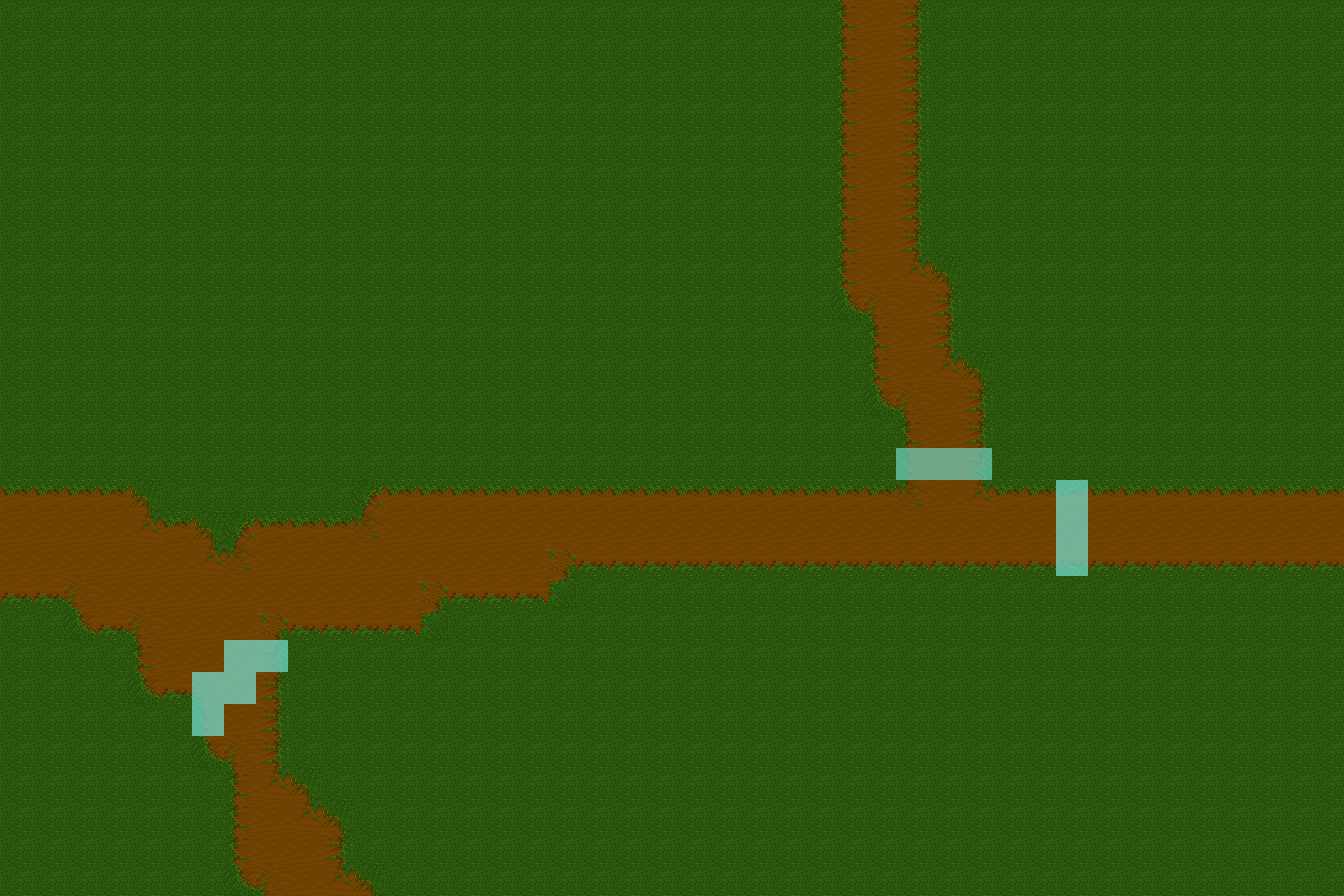

This is a level from a 2D game, rendered from its Tiled map with the project's own tilesets. A one-line summary and the map file follow, with tile-layer data summarised:
An orthogonal 42x28 tile map with 32x32 px tiles, 4 tile layers (Map, Cutscene3, Cutscene2, Cutscene1).

<map version="1.2" tiledversion="1.3.3" orientation="orthogonal" renderorder="right-down" width="42" height="28" tilewidth="32" tileheight="32" infinite="0" nextlayerid="7" nextobjectid="1">
 <tileset firstgid="1" name="map_tiles" tilewidth="32" tileheight="32" tilecount="16" columns="4">
  <image source="map_tiles.png" width="128" height="128" />
  <terraintypes>
   <terrain name="Nuevo Terreno" tile="0" />
  </terraintypes>
  <tile id="2" terrain=",0,0,0" />
  <tile id="3" terrain="0,,0,0" />
  <tile id="4" terrain="0,0,0," />
  <tile id="5" terrain="0,0,0,0" />
  <tile id="6" terrain="0,,0," />
  <tile id="7" terrain=",,0," />
  <tile id="9" terrain="0,0,,0" />
  <tile id="10" terrain=",,,0" />
  <tile id="11" terrain=",,0,0" />
  <tile id="12" terrain="0,0,," />
  <tile id="13" terrain=",0,," />
  <tile id="14" terrain="0,,," />
  <tile id="15" terrain=",0,,0" />
 </tileset>
 <layer id="1" name="Map" width="42" height="28">
  <properties>
   <property name="Nodraw" type="int" value="0" />
   <property name="Parallax" type="float" value="1" />
  </properties>
  <data>[1176 cells, 1176 non-empty, 14 distinct tile ids]</data>
 </layer>
 <layer id="5" name="Cutscene3" width="42" height="28" opacity="0.9">
  <properties>
   <property name="Cutscene" type="int" value="3" />
   <property name="Nodraw" type="int" value="1" />
   <property name="Parallax" type="float" value="1" />
  </properties>
  <data>[1176 cells, 3 non-empty, 1 distinct tile ids]</data>
 </layer>
 <layer id="4" name="Cutscene2" width="42" height="28">
  <properties>
   <property name="Cutscene" type="int" value="2" />
   <property name="Nodraw" type="int" value="1" />
   <property name="Parallax" type="float" value="1" />
  </properties>
  <data>[1176 cells, 3 non-empty, 1 distinct tile ids]</data>
 </layer>
 <layer id="2" name="Cutscene1" width="42" height="28">
  <properties>
   <property name="Cutscene" type="int" value="1" />
   <property name="Nodraw" type="int" value="1" />
   <property name="Parallax" type="float" value="1" />
  </properties>
  <data>[1176 cells, 5 non-empty, 1 distinct tile ids]</data>
 </layer>
</map>